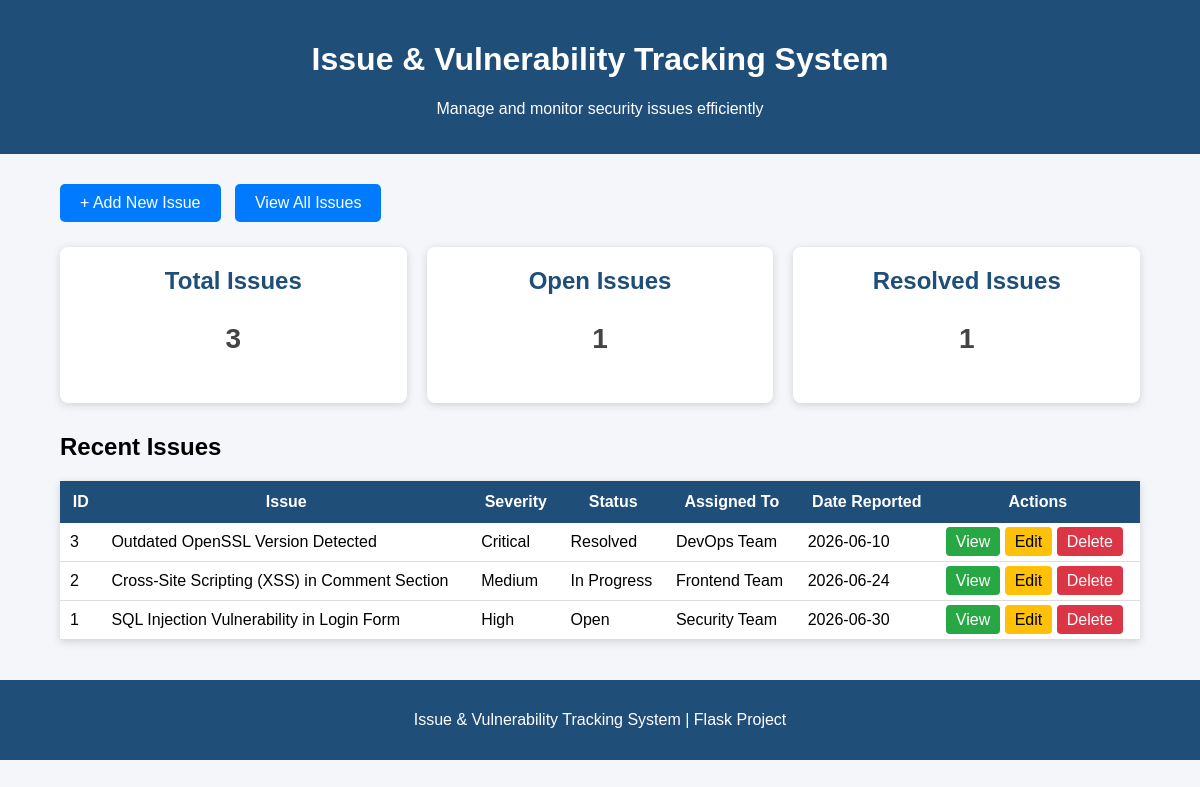
Before: / with the older database file.
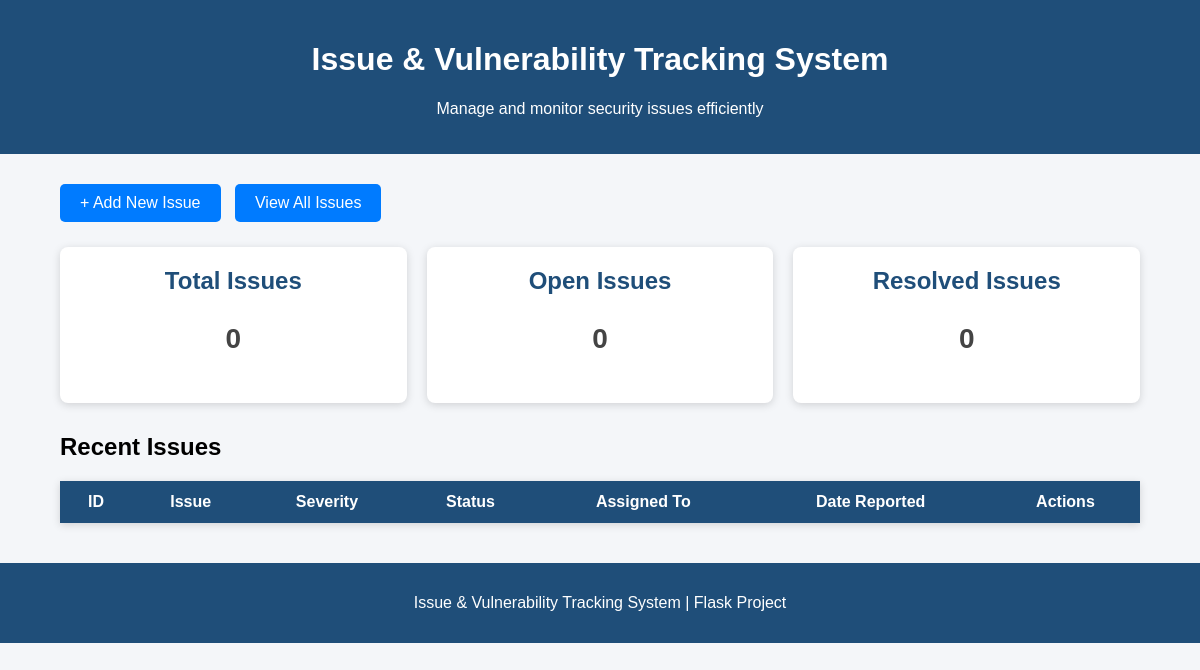
After: the same page with the newer database file.
### tables this page shows
CREATE TABLE issues(
            id INTEGER PRIMARY KEY AUTOINCREMENT,
            title TEXT NOT NULL,
            description TEXT NOT NULL,
            severity TEXT NOT NULL,
            status TEXT NOT NULL,
            assigned_to TEXT,
            date_reported DATE,
            cve TEXT,
            remediation TEXT,
            created_at TIMESTAMP DEFAULT CURRENT_TIMESTAMP,
            last_updated TIMESTAMP DEFAULT CURRENT_TIMESTAMP
        );

### app.py (the view)
@app.route("/")
def home():
    connection = sqlite3.connect("issues.db")
    connection.row_factory = sqlite3.Row
    cursor = connection.cursor()
    cursor.execute("SELECT * FROM issues ORDER BY id DESC")
    issues = cursor.fetchall()
    cursor.execute("SELECT COUNT(*) FROM issues")
    total_issues = cursor.fetchone()[0]
    cursor.execute("SELECT COUNT(*) FROM issues WHERE status='Open'")
    open_issues = cursor.fetchone()[0]
    cursor.execute("SELECT COUNT(*) FROM issues WHERE status='Resolved'")
    resolved_issues = cursor.fetchone()[0]
    connection.close()
    return render_template(
        "home.html",
        issues=issues,
        total_issues=total_issues,
        open_issues=open_issues,
        resolved_issues=resolved_issues
    )

### templates/home.html (shortened to what this page needs)
<!DOCTYPE html>
<html lang="en">
<head>
</head>
<body>
    <header>
        <h1>Issue & Vulnerability Tracking System</h1>
        <p>Manage and monitor security issues efficiently</p>
    </header>
    <div class="container">
        <div class="buttons">
            <a href="/add_issue" class="btn">+ Add New Issue</a>
            <a href="/issues" class="btn">View All Issues</a>
        </div>
        <div class="cards">
            <div class="card">
                <h2>Total Issues</h2>
                <p>{{ total_issues }}</p>
            </div>
            <div class="card">
                <h2>Open Issues</h2>
                <p>{{ open_issues }}</p>
            </div>
            <div class="card">
                <h2>Resolved Issues</h2>
                <p>{{ resolved_issues }}</p>
            </div>
        </div>
        <h2>Recent Issues</h2>
        <table>
            <tr>
                <th>ID</th>
                <th>Issue</th>
                <th>Severity</th>
                <th>Status</th>
                <th>Assigned To</th>
                <th>Date Reported</th>
                <th>Actions</th>
            </tr>
            {% for issue in issues %}
            <tr>
                <td>{{ issue.id }}</td>
                <td>{{ issue.title }}</td>
                <td>{{ issue.severity }}</td>
                <td>{{ issue.status }}</td>
                <td>{{ issue.assigned_to or 'N/A' }}</td>
                <td>{{ issue.date_reported or 'N/A' }}</td>
                <td>
                    <a href="/view_issue/{{ issue.id }}" class="view">View</a>
                    <a href="/edit_issue/{{ issue.id }}" class="edit">Edit</a>
                    <a href="/delete_issue/{{ issue.id }}" class="delete"
                       onclick="return confirm('Are you sure you want to delete this issue?');">
                        Delete
                    </a>
                </td>
            </tr>
            {% endfor %}
        </table>
    </div>
    <footer>
        <p>Issue & Vulnerability Tracking System | Flask Project</p>
    </footer>
</body>
</html>

### templates/home.html (style rules this page uses)
body { font-family: Arial, Helvetica, sans-serif; margin:0; background:#f4f6f9; }
header { background:#1f4e79; color:white; padding:20px; text-align:center; }
.container { width:90%; margin:auto; margin-top:30px; }
.buttons { margin-bottom:25px; }
.btn { display:inline-block; padding:10px 20px; margin-right:10px; background:#007bff; color:white; text-decoration:none; border-radius:5px; }
.cards { display:flex; gap:20px; margin-bottom:30px; }
.card { flex:1; background:white; padding:20px; text-align:center; border-radius:8px; box-shadow:0 2px 8px rgba(0,0,0,0.15); }
.card h2 { margin:0; color:#1f4e79; }
.card p { font-size:28px; font-weight:bold; color:#444; }
table { width:100%; border-collapse:collapse; background:white; box-shadow:0 2px 8px rgba(0,0,0,0.15); }
th { background:#1f4e79; color:white; padding:12px; }
footer { margin-top:40px; background:#1f4e79; color:white; text-align:center; padding:15px; }

Changed rows visible on the page:
removed issues: id "3", title "Outdated OpenSSL Version Detected", severity "Critical", status "Resolved", assigned_to "DevOps Team", date_reported "2026-06-10"
removed issues: id "2", title "Cross-Site Scripting (XSS) in Comment Section", severity "Medium", status "In Progress", assigned_to "Frontend Team", date_reported "2026-06-24"
removed issues: id "1", title "SQL Injection Vulnerability in Login Form", severity "High", status "Open", assigned_to "Security Team", date_reported "2026-06-30"
Other visible differences:
{{ total_issues }}: "3" → "0"
{{ open_issues }}: "1" → "0"
{{ resolved_issues }}: "1" → "0"
